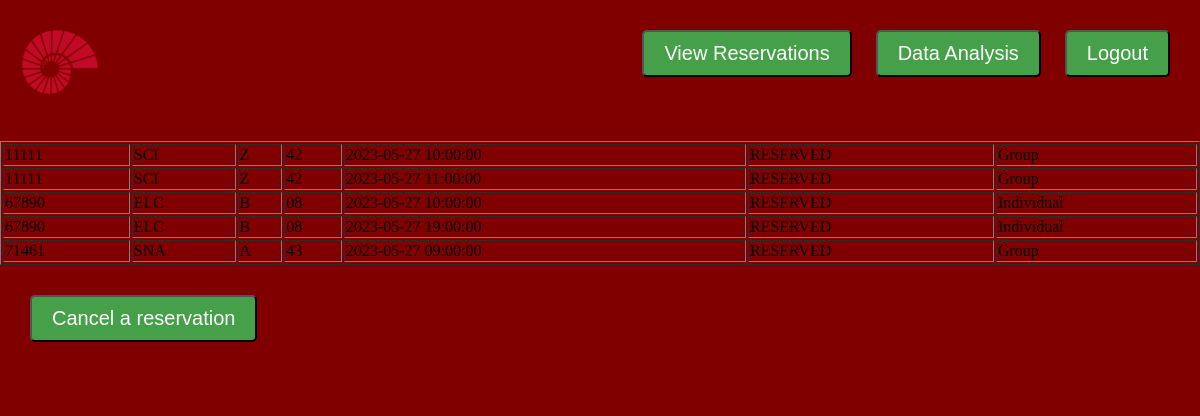
Before: /room-booking/reservations_admin.php (signed in) with the older database file.
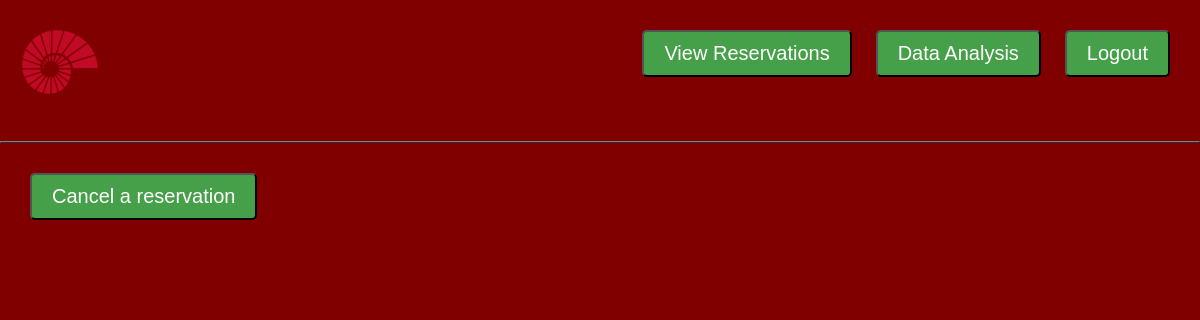
After: the same page with the newer database file.
### tables this page shows
CREATE TABLE RESERVATIONS
        (ku_id              CHAR(5)         NOT NULL,
         building           VARCHAR(5)      NOT NULL,
         floor              VARCHAR(5)      NOT NULL,
         class_no           VARCHAR(10)     NOT NULL,
         res_time           DATETIME        NOT NULL,
         res_status         VARCHAR(20)     NOT NULL,
         study_type         VARCHAR(20),
        CONSTRAINT res_status_chk CHECK (res_status IN ('RESERVED', 'FINISHED')),
        CONSTRAINT study_type_chk CHECK (study_type IN ('Group', 'Individual')),
        PRIMARY KEY (ku_id, building, floor, class_no, res_time),
        FOREIGN KEY (ku_id) REFERENCES REGULAR_USERS(ku_id),
        FOREIGN KEY (building, floor, class_no) REFERENCES CLASSES(building, floor, class_no));

### room-booking/reservations_admin.php (the view, shortened to what this page needs)
<?php
    include('admin_header.php');
    $sql = "SELECT * FROM RESERVATIONS";
    $result = mysqli_query($db, $sql);
    echo "<table border='1'>";
    while ($row = mysqli_fetch_assoc($result)) {
        echo "<tr>";
        foreach ($row as $field => $value) {
            echo "<td>" . $value . "</td>";
        }
        echo "</tr>";
    }
    echo "</table>";
?>
<!DOCTYPE html>
<html>
    <body>
        <section class="sec">
            <header>
                <form id ="form" method="POST" >
                    <button class="button" onclick="redirectToPage('cancel_reservation')"> Cancel a reservation </button>
                </form>
            </header>
        </section>
    </body>
</html>

### room-booking/admin_header.php (shortened to what this page needs)
<!DOCTYPE html>
<html>
    <body>
        <section class="sec">
            <header>
                <a href="#">
                    <img src="../src/koc.png" class="logo">
                </a>
                <form id ="form" method="POST" >
                    <button class="button" onclick="redirectToPage('reservations_admin')"> View Reservations </button>
                    <button class="button" onclick="redirectToPage('admin_range')">Data Analysis </button>
                    <button class="button" onclick="redirectToPage('logout')">Logout </button>
                </form>
            </header>
        </section>
    </body>
</html>

### room-booking/admin_header.php (style rules this page uses)
body { display: flex; flex-direction: column; min-height: 100vh; margin: 0; padding: 0; background: #800000; }
header { background: #800000; padding: 20px; display: flex; justify-content: space-between; align-items: center; }
header .logo { max-width: 80px; }
.button { background: #45a049; color: #ffffff; padding: 10px 20px; font-size: 20px; font-family: 'Poppins', sans-serif; cursor: pointer; margin: 10px; border-radius: 5px; }

Changed rows visible on the page:
removed reservations: ku "11111", building "SCI", floor "Z", class_no "42", res_time "2023-05-27 10:00:00", res_status "RESERVED", study_type "Group"
removed reservations: ku "11111", building "SCI", floor "Z", class_no "42", res_time "2023-05-27 11:00:00", res_status "RESERVED", study_type "Group"
removed reservations: ku "67890", building "ELC", floor "B", class_no "08", res_time "2023-05-27 10:00:00", res_status "RESERVED", study_type "Individual"
removed reservations: ku "67890", building "ELC", floor "B", class_no "08", res_time "2023-05-27 19:00:00", res_status "RESERVED", study_type "Individual"
removed reservations: ku "71461", building "SNA", floor "A", class_no "43", res_time "2023-05-27 09:00:00", res_status "RESERVED", study_type "Group"
